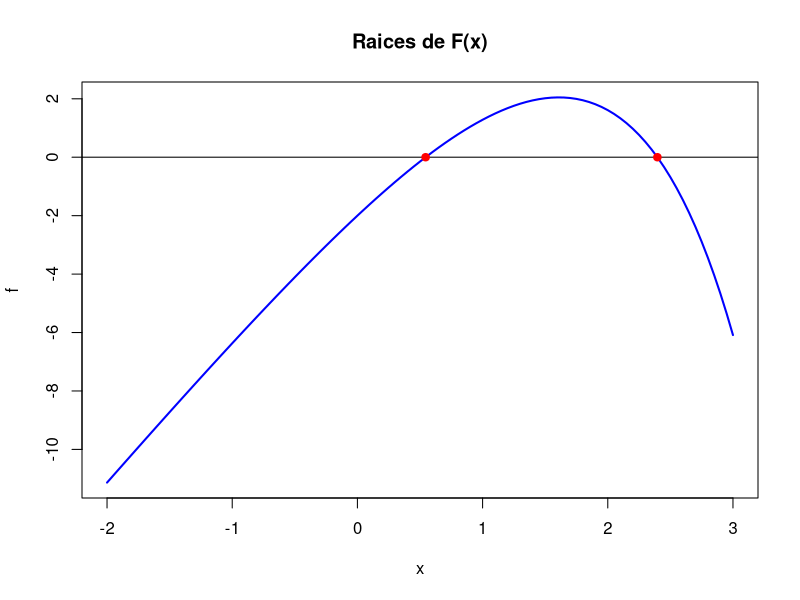

This chart was generated by the following R code: (Note: this script raises an error after producing the figure.)
#Por: Maria Garces && Juan Leon
f<-function(x)
{
  return((5*x)-exp(x)-1)
}

plot(f,xlim = c(-2,3),col="Blue",lwd=2,type="l")
title("Raices de F(x)")
abline(h=0,lwd=1,col="Black")
x=uniroot(f,interval = c(0,0.6))
x1<-as.double(x[1])
points(x=x1,y = f(x1),col="Red",pch=19)
x=uniroot(f,interval = c(1,2.9))
x1<-as.double(x[1])
points(x=x1,y = f(x1),col="Red",pch=19)
  
g<-function(x){
  
  return((6*x)-exp(x)-1)
}
#Esta funcion fue tomada del libro
pfijo<-function(f,E,xo,maxi)
{
 d<-1
 k<-0
 xold<-xo
  repeat
  {
    xnew<-f(xold)
    d<-abs(xnew-xold)
    xold<-xnew
    k=k+1
    if(d<E || k>=maxi)
      break
    
  }
  cat("El valor de la raiz despues de ",k,"iteraciones, es de: ", xnew, ",esta posee un error de :",d,"\n")
}
#Utilizamos la funcion pfijo para intentar calcular la raiz. Esta corresponde a FixedPoint en metodo simple.

pfijo(g,0.001, 0,5)
#Metodo FixedPoint Simple
f1<-FixedPoint(g,Inputs =0,Outputs = c(),MaxIter = 5,Method = "Simple")
xnew<-as.double(f1[4])
cat("El valor de la raiz,con FixedPoint metodo simple, despues de 5 iteraciones, es de: ", xnew,"\n")
#La funcion FixedPoint se utiliza con el metodo de Aceleracion Anderson con el fin de obtener respuestas concretas
f1<-FixedPoint(g,Inputs =0,Outputs = c(),MaxIter = 5)
xnew<-as.double(f1[4])
cat("El valor de la raiz,con FixedPoint despues de 5 iteraciones, es de: ", xnew,"\n")